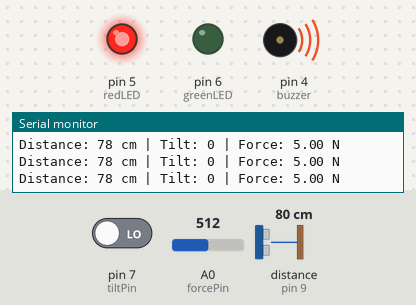
Bench run of a sketch on a simulated Arduino Uno, built with avr-gcc and run on an emulated ATmega328P. Shown: output pins drawn as LEDs (lit = HIGH), buzzer (waves = sounding, pin HIGH), the last lines printed to the serial monitor. Wiring (inferred from the names in the program): ultrasonic range finder: trigger pin 8; echo pin 9. The test bench sets the inputs (shaded band); at power-on: A0 (forcePin) = 512, distance to the obstacle (sensor on pin 9) 80 cm, pin 7 (tiltPin) LOW. The echo pulse lasts 58.3 µs per cm; pins used as bus, display or sensor lines are not drawn.

Above: at 1.3 s.
1.4 s: A0 (forcePin) set to 221
2.9 s: A0 (forcePin) set to 197
At 3.6 s:
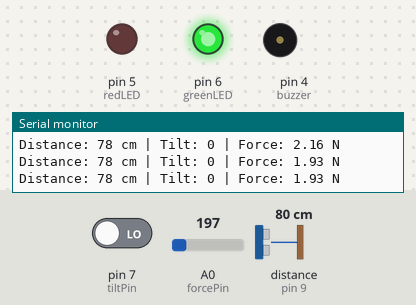
4.5 s: distance to the obstacle (sensor on pin 9) set to 56 cm
7.5 s: distance to the obstacle (sensor on pin 9) set to 48 cm
At 8.7 s:
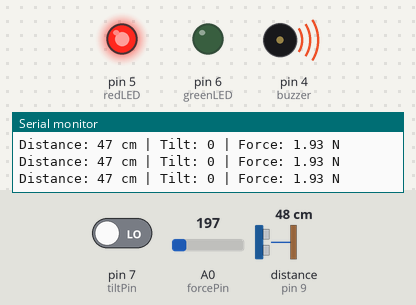
9.0 s: distance to the obstacle (sensor on pin 9) set to 60 cm
At 10.3 s:
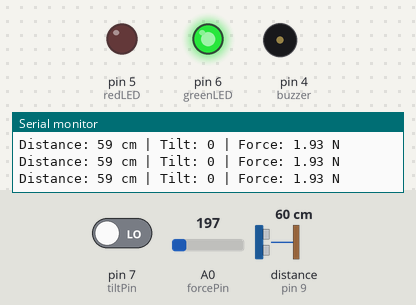
10.6 s: distance to the obstacle (sensor on pin 9) set to 2 cm
At 11.9 s:
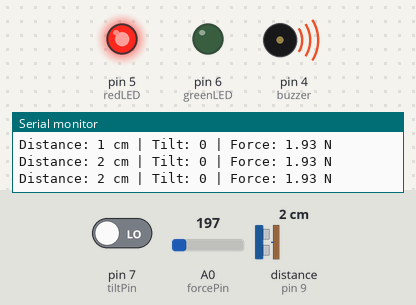
Timing chart, 0 to 13.1 s (numbered marks = the images above; inputs shaded):
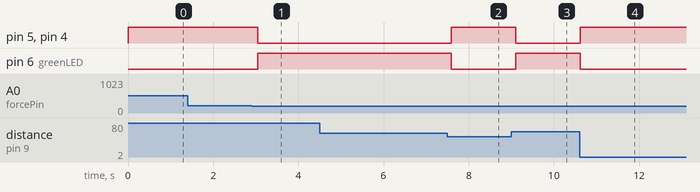

Measured:
- the behaviour switches between 205 and 204 on A0 (forcePin) (found by bisection; images 0 and 1)
- the behaviour switches between 51 and 50 cm on distance to the obstacle (sensor on pin 9) (found by bisection; images 1 and 2)
- after the input at 2.9 s, pin 5 (redLED), pin 4 (buzzer): HIGH → LOW after 0.14 s; pin 6 (greenLED): LOW → HIGH after 0.14 s
- after the input at 7.5 s, pin 5 (redLED), pin 4 (buzzer): LOW → HIGH after 0.09 s; pin 6 (greenLED): HIGH → LOW after 0.09 s
- after the input at 9.0 s, pin 5 (redLED), pin 4 (buzzer): HIGH → LOW after 0.10 s; pin 6 (greenLED): LOW → HIGH after 0.10 s
- after the input at 10.6 s, pin 5 (redLED), pin 4 (buzzer): LOW → HIGH at once; pin 6 (greenLED): HIGH → LOW at once

The sketch:

stability_and_obstacle.ino
```cpp
const int trigPin = 8;
const int echoPin = 9;
const int tiltPin = 7;
const int forcePin = A0;

const int redLED = 5;
const int greenLED = 6;
const int buzzer = 4;

void setup() {
  pinMode(trigPin, OUTPUT);
  pinMode(echoPin, INPUT);
  pinMode(tiltPin, INPUT);
  pinMode(redLED, OUTPUT);
  pinMode(greenLED, OUTPUT);
  pinMode(buzzer, OUTPUT);
  Serial.begin(9600);
}

void loop() {
  // Distance reading
  digitalWrite(trigPin, LOW); delayMicroseconds(2);
  digitalWrite(trigPin, HIGH); delayMicroseconds(2);
  digitalWrite(trigPin, LOW);
  long duration = pulseIn(echoPin, HIGH);
  int distance = duration * 0.034 / 2;

  // Read tilt sensor
  int tiltState = digitalRead(tiltPin);

  // Read force sensor
  int rawForce = analogRead(forcePin);
  float maxForceN = 10.0;  // Assume 10 N is the max readable force
  float forceN = (rawForce / 1023.0) * maxForceN;

  // Debug print
  Serial.print("Distance: "); Serial.print(distance); Serial.print(" cm | ");
  Serial.print("Tilt: "); Serial.print(tiltState); Serial.print(" | ");
  Serial.print("Force: "); Serial.print(forceN);  Serial.println(" N  ");

  // Conditions for alert
  if (distance < 50|| tiltState == HIGH || forceN >2 ) {
    digitalWrite(redLED, HIGH);
    digitalWrite(greenLED, LOW);
    digitalWrite(buzzer, HIGH);
  } else {
    digitalWrite(redLED, LOW);
    digitalWrite(greenLED, HIGH);
    digitalWrite(buzzer, LOW);
  }

  delay(500);
}
```
